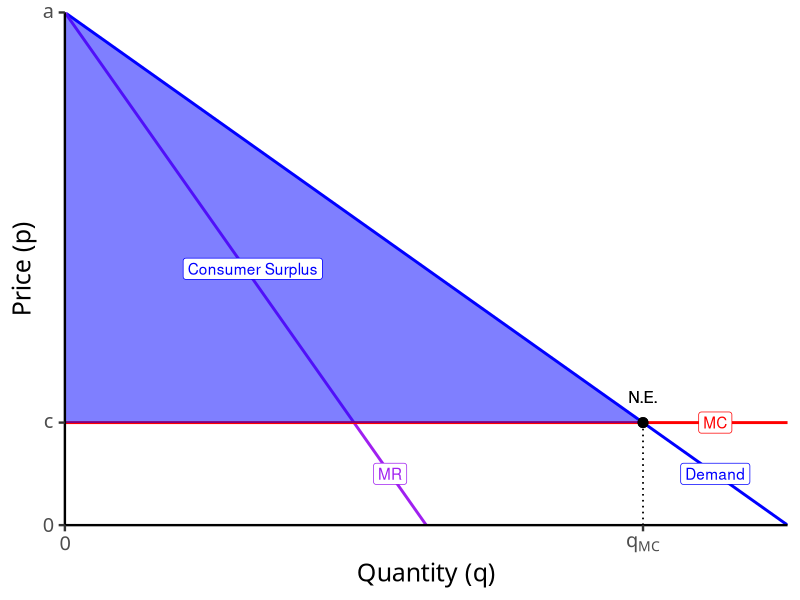
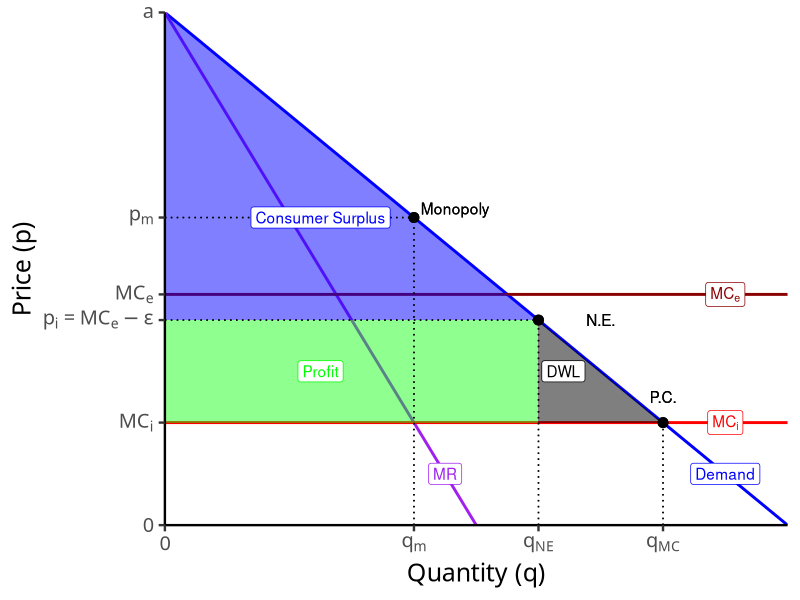
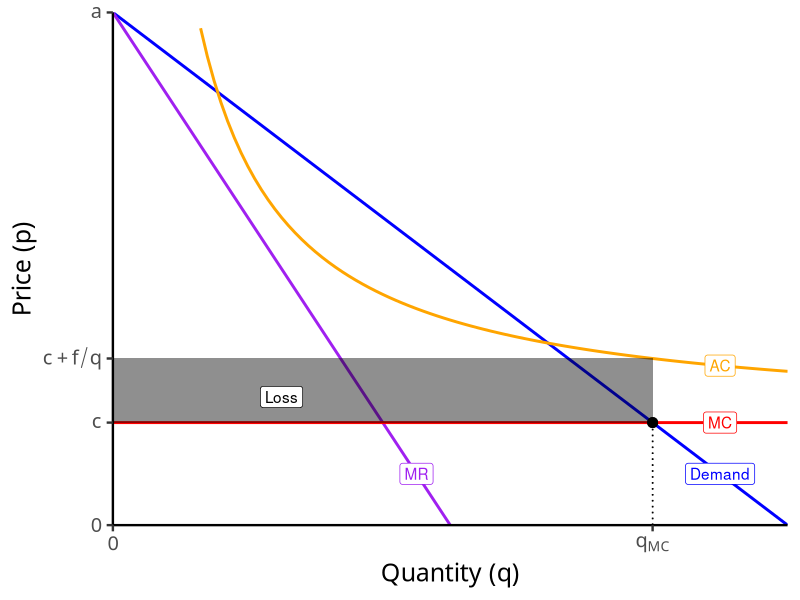
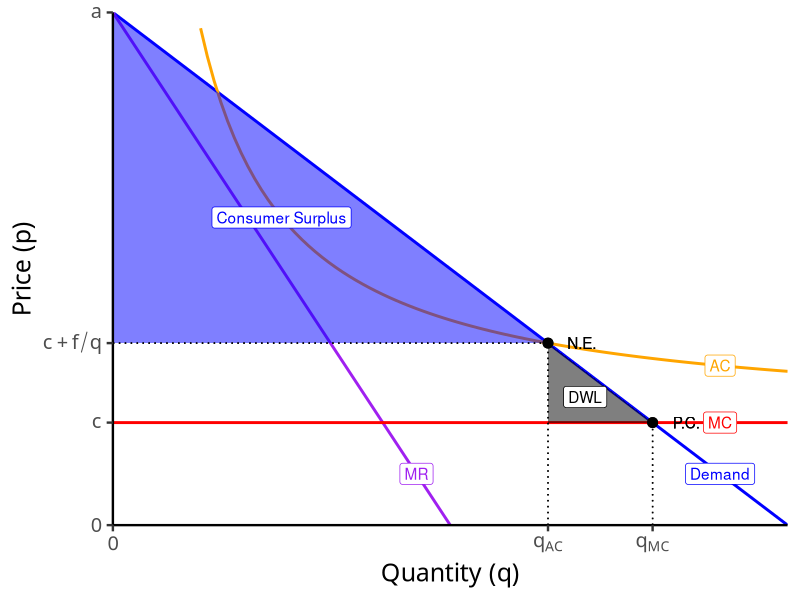

Write R code to recreate these figures, in order.
## ---- chunk 1
options(htmltools.dir.version = FALSE)
knitr::opts_chunk$set(echo = F,
                      warning = F,
                      message = F,
                      fig.retina = 3,
                      fig.align = "center")
library("tidyverse")
library("ggrepel")

theme_slides <- theme_light() + 
  theme(
    text = element_text(family = "Fira Sans", size = 24)
  )

## ---- chunk 2
# Demand function, format: p=d-eq
a<-10
b<-2
f<-5
c<-2

Demand=function(x){a-b*x}
MR=function(x){a-2*b*x}
MC=function(x){c}
AC=function(x){f/x+c}

q_choke=a/b
q_PC<-(a-c)/(b)

CS<-data.frame(x=c(0,0,q_PC),
               y=c(Demand(q_PC),a,Demand(q_PC)))

line_colors <- c("Demand" = "blue", "MR" = "purple", "MC" = "red", "AC" = "orange")
surplus_colors <-c("Consumer" = "blue", "Profit" = "green", "DWL" = "black")

# make plot 

ggplot(data.frame(x=c(0,q_choke)), aes(x=x))+
  
  # curves 
  stat_function(fun=Demand, geom="line", size=1, aes(color="Demand"))+
  stat_function(fun=MR, geom="line", size=1, aes(color="MR"))+
  stat_function(fun=MC, geom="line", size=1, aes(color="MC"))+
  # surpluses
  geom_polygon(data=CS, aes(x=x,y=y, fill="Consumer"), alpha=0.5)+ #CS

  # labels 
  geom_segment(x=q_PC,y=0,xend=q_PC,yend=c,linetype=3)+
  geom_point(x=q_PC,y=c, color="black", size=3)+ 
  geom_text(x=q_PC,y=c+0.5,label="N.E.",color="black")+
  annotate(geom = "label", x = 4.5, y = Demand(4.5), label = "Demand",
           color = "blue") +
  annotate(geom = "label", x = 2.25, y = MR(2.25), label = "MR",
           color = "purple") +
  annotate(geom = "label", x = 4.5, y = c, label = "MC",
           color = "red") +
  annotate(geom = "label", x = 1.3, y = 5, label = "Consumer Surplus",
           color = "blue") +
  scale_x_continuous(breaks = c(0,q_PC),
                     labels = c(0,expression(q[p=MC])),
                     expand=c(0,0))+
  scale_y_continuous(breaks = c(0,c,a),
                     labels = c(0,expression(c),expression(a)),
                     limits = c(0,a),
                     expand=c(0,0))+
  scale_colour_manual("Curves", values = line_colors)+
  scale_fill_manual("Surpluses", values = surplus_colors, guide = guide_legend(override.aes = list(alpha = 0.5)))+
  guides(color = F, fill = F)+
  labs(x = "Quantity (q)",
       y = "Price (p)")+
  theme_classic(base_family = "Fira Sans Condensed", base_size=18)
## ---- chunk 3
a<-10
b<-2
f<-5
c<-2
d<-4.5
e<-4

Demand=function(x){a-b*x}
MR=function(x){a-2*b*x}
MCi=function(x){c}
MCe=function(x){d}
AC=function(x){f/x+c}

q_choke=a/b
q_PC<-(a-c)/(b)

q_star<-(a-e)/b
q_monopoly<-(a-c)/(2*b)

CS<-data.frame(x=c(0,0,q_star),
               y=c(Demand(q_star),a,Demand(q_star)))
DWL<-data.frame(x=c(q_star,q_star,q_PC),
               y=c(c,e,c))

line_colors <- c("Demand" = "blue", "MR" = "purple", "MCi" = "red", "MCe" = "red4")
surplus_colors <-c("Consumer" = "blue", "Profit" = "green", "DWL" = "black")

# make plot 

library("ggplot2")
ggplot(data.frame(x=c(0,q_choke)), aes(x=x))+
  
  # curves 
  stat_function(fun=Demand, geom="line", size=1, aes(color="Demand"))+
  stat_function(fun=MR, geom="line", size=1, aes(color="MR"))+
  stat_function(fun=MCi, geom="line", size=1, aes(color="MCi"))+
  stat_function(fun=MCe, geom="line", size=1, aes(color="MCe"))+
  # surpluses
  geom_polygon(data=CS, aes(x=x,y=y, fill="Consumer"), alpha=0.5)+ #CS
  geom_rect(aes(xmin=0,xmax=q_star,ymin=c,ymax=e,fill="Profit"),alpha=0.25) + # Profits
  geom_polygon(data=DWL, aes(x=x,y=y, fill="DWL"), alpha=0.5)+ #CS
  # labels 
  
  # P.C. point 
  geom_segment(aes(x=q_PC,y=0),xend=q_PC,yend=c,linetype=3)+
  geom_point(x=q_PC,y=c, color="black", size=3)+ 
  geom_text(x=q_PC,y=c+0.5,label="P.C.",color="black")+
  
  # N.E. point 
  geom_segment(aes(x=q_star,y=0),xend=q_star,yend=e,linetype=3)+
  geom_segment(aes(x=0,y=e),xend=q_star,yend=e,linetype=3)+
  geom_point(aes(x=q_star,y=e), color="black", size=3)+ 
  geom_text(x=q_star+0.5,y=e,label="N.E.", color="black")+
  
  # Monopoly point 
  geom_segment(aes(x=q_monopoly,y=0),xend=q_monopoly,yend=Demand(q_monopoly),linetype=3)+
  geom_segment(aes(x=0,y=Demand(q_monopoly)),xend=q_monopoly,yend=Demand(q_monopoly),linetype=3)+
  geom_point(aes(x=q_monopoly,y=Demand(q_monopoly)), color="black", size=3)+ 
  geom_text(aes(x=q_monopoly,y=Demand(q_monopoly)),label="Monopoly", hjust=-0.1, vjust=-0.25, color="black")+
  annotate(geom = "label", x = 4.5, y = Demand(4.5), label = "Demand",
           color = "blue") +
  annotate(geom = "label", x = 2.25, y = MR(2.25), label = "MR",
           color = "purple") +
  annotate(geom = "label", x = 4.5, y = c, label = expression(MC[i]),
           color = "red") +
  annotate(geom = "label", x = 4.5, y = d, label = expression(MC[e]),
           color = "red4") +
  annotate(geom = "label", x = 1.25, y = 6, label = "Consumer Surplus",
           color = "blue") +
  annotate(geom = "label", x = 1.25, y = 3, label = "Profit",
           color = "green") +
  annotate(geom = "label", x = 3.2, y = 3, label = "DWL",
           color = "black") +
  scale_x_continuous(breaks = c(0,q_monopoly,q_star,q_PC),
                     labels = c(0,expression(q[m]),expression(q[NE]),expression(q[p=MC])),
                     expand=c(0,0))+
  scale_y_continuous(breaks = c(0,c,d,e,Demand(q_monopoly),a),
                     labels = c(0,expression(MC[i]),expression(MC[e]),expression(p[i]==MC[e]-epsilon),expression(p[m]),expression(a)),
                     limits = c(0,a),
                     expand=c(0,0))+
  theme_light()+
  scale_colour_manual("Curves", values = line_colors)+
  scale_fill_manual("Surpluses", values = surplus_colors, guide = guide_legend(override.aes = list(alpha = 0.5)))+
  guides(color = F, fill = F)+
  labs(x = "Quantity (q)",
       y = "Price (p)")+
  theme_classic(base_family = "Fira Sans Condensed", base_size=18)
## ---- chunk 4
# Demand function, format: p=d-eq
a<-10
b<-2
f<-5
c<-2

Demand=function(x){a-b*x}
MR=function(x){a-2*b*x}
MC=function(x){c}
AC=function(x){f/x+c}

q_choke<-(a/b)
MR_choke<-(a/(2*b))
q_PC<-(a-c)/(b)

CS<-data.frame(x=c(0,0,q_PC),
               y=c(Demand(q_PC),a,Demand(q_PC)))

line_colors <- c("Demand" = "blue", "MR" = "purple", "MC" = "red", "AC" = "orange")
surplus_colors <-c("Consumer" = "blue", "Loss" = "black", "DWL" = "black")

# make plot 

library("ggplot2")
ggplot(data.frame(x=c(0,q_choke)), aes(x=x))+
  
  # curves 
  stat_function(fun=Demand, geom="line", size=1, aes(color="Demand"))+
  stat_function(fun=MR, geom="line", size=1, aes(color="MR"))+
  stat_function(fun=MC, geom="line", size=1, aes(color="MC"))+
  stat_function(fun=AC, geom="line", size=1, aes(color="AC"))+
  
  # surpluses
  geom_rect(aes(xmin=0,xmax=q_PC,ymin=c,ymax=AC(q_PC),fill="Loss"),alpha=0.25) + # Losses
  
   # labels 
  geom_segment(aes(x=q_PC,y=0),xend=q_PC,yend=c,linetype=3)+
  geom_point(aes(x=q_PC,y=c), color="black", size=3)+ 
  geom_text(x=q_PC+0.5,y=c,label="P.C.", color="black")+
  annotate(geom = "label", x = 4.5, y = Demand(4.5), label = "Demand",
           color = "blue") +
  annotate(geom = "label", x = 2.25, y = MR(2.25), label = "MR",
           color = "purple") +
  annotate(geom = "label", x = 4.5, y = c, label = "MC",
           color = "red") +
  annotate(geom = "label", x = 4.5, y = AC(d), label = "AC",
           color = "orange") +
  annotate(geom = "label", x = 1.25, y = 2.5, label = "Loss",
           color = "black") +
  scale_x_continuous(breaks = c(0,q_PC),
                     labels = c(0,expression(q[p=MC])),
                     expand=c(0,0))+
  scale_y_continuous(breaks = c(0,c,AC(q_PC),a),
                     labels = c(0,expression(c),expression(c+f/q),expression(a)),
                     limits = c(0,a),
                     expand=c(0,0))+
  theme_light(base_family = "Yanone Kaffeesatz Regular")+
  scale_colour_manual("Curves", values = line_colors)+
  scale_fill_manual("Surpluses", values = surplus_colors, guide = guide_legend(override.aes = list(alpha = 0.5)))+
  labs(x = "Quantity (q)",
       y = "Price (p)")+
  guides(color = F, fill = F)+
  theme_classic(base_family = "Fira Sans Condensed", base_size=18)
## ---- chunk 5
# Demand function, format: p=d-eq
a<-10
b<-2
f<-5
c<-2

Demand=function(x){a-b*x}
MR=function(x){a-2*b*x}
MC=function(x){c}
AC=function(x){f/x+c}

q_choke<-(a/b)
MR_choke<-(a/(2*b))
q_PC<-(a-c)/(b)
q_AC<-((a-c)+sqrt((a-c)^2-4*b*f))/(2*b) # needed quadratic formula, heh 

CS<-data.frame(x=c(0,0,q_AC),
               y=c(Demand(q_AC),a,Demand(q_AC)))

DWL<-data.frame(x=c(q_AC,q_AC,q_PC),
                        y=c(c,Demand(q_AC),c))

line_colors <- c("Demand" = "blue", "MR" = "purple", "MC" = "red", "AC" = "orange")
surplus_colors <-c("Consumer" = "blue", "Profit" = "green", "DWL" = "black")

# make plot 
ggplot(data.frame(x=c(0,q_choke)), aes(x=x))+
  
  # curves 
  stat_function(fun=Demand, geom="line", size=1, aes(color="Demand"))+
  stat_function(fun=MR, geom="line", size=1, aes(color="MR"))+
  stat_function(fun=MC, geom="line", size=1, aes(color="MC"))+
  stat_function(fun=AC, geom="line", size=1, aes(color="AC"))+
  
  # surpluses
  geom_polygon(data=CS, aes(x=x,y=y, fill="Consumer"), alpha=0.5)+ #CS
  geom_polygon(data=DWL, aes(x=x,y=y, fill="DWL"), alpha=0.5)+ #DWL
  
   # labels 
  geom_segment(aes(x=q_PC,y=0),xend=q_PC,yend=c,linetype=3)+
  geom_point(aes(x=q_PC,y=c), color="black",size=3)+ 
  geom_text(x=q_PC+0.25,y=c,label="P.C.", color="black")+
  geom_segment(aes(x=q_AC,y=0),xend=q_AC,yend=Demand(q_AC), linetype=3)+
  geom_segment(aes(x=0,y=Demand(q_AC)),xend=q_AC,yend=Demand(q_AC), linetype=3)+
  geom_point(x=q_AC,y=Demand(q_AC), color="black",size=3)+ 
  geom_text(x=q_AC+0.25,y=Demand(q_AC),label="N.E.", color="black")+
  annotate(geom = "label", x = 4.5, y = Demand(4.5), label = "Demand",
           color = "blue") +
  annotate(geom = "label", x = 2.25, y = MR(2.25),  label = "MR",
           color = "purple") +
  annotate(geom = "label", x = 4.5, y = c, label = "MC",
           color = "red") +
  annotate(geom = "label", x = 4.5, y = AC(d), label = "AC",
           color = "orange") +
  annotate(geom = "label", x = 1.25, y = 6, label = "Consumer Surplus",
           color = "blue") +
  annotate(geom = "label", x = 3.5, y = 2.5, label = "DWL",
           color = "black") +
  scale_x_continuous(breaks = c(0,q_AC,q_PC),
                     labels = c(0,expression(q[p=AC]),expression(q[p=MC])),
                     expand=c(0,0))+
  scale_y_continuous(breaks = c(0,c,AC(q_AC),a),
                     labels = c(0,expression(c),expression(c+f/q),expression(a)),
                     limits = c(0,a),
                     expand=c(0,0))+
  theme_light(base_size=22,base_family = "Yanone Kaffeesatz Regular")+
  scale_colour_manual("Curves", values = line_colors)+
  scale_fill_manual("Surpluses", values = surplus_colors, guide = guide_legend(override.aes = list(alpha = 0.5)))+
  labs(x = "Quantity (q)",
       y = "Price (p)")+
  guides(color = F, fill = F)+
  theme_classic(base_family = "Fira Sans Condensed", base_size=18)
